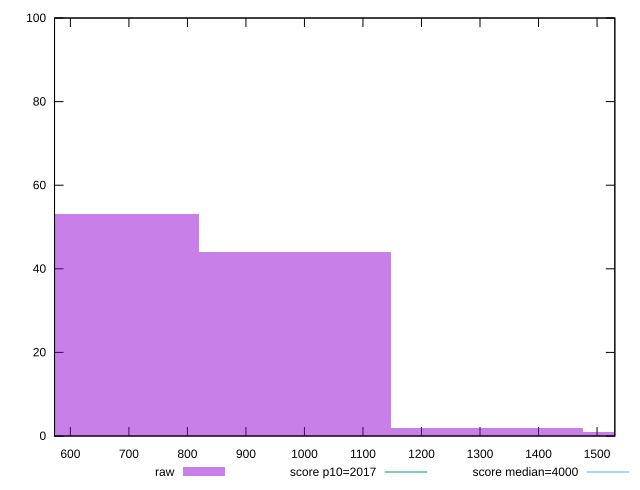

This figure's gnuplot source:
reset

$raw <<EOF
983.9859530646606 44
655.9906353764404 53
1639.976588441101 1
1311.9812707528808 2
EOF

set key outside below
set boxwidth 327.9953176882202
set xrange [572.8920000000006:1530.4080000000008]
set yrange [0:100]
set trange [0:100]
set style fill transparent solid 0.5 noborder

set parametric
set terminal svg size 640, 490 enhanced background rgb 'white'
set output "report_00017_2021-02-10T15-08-03.406Z/mainthread-work-breakdown/samples/pages+cached+noadtech+nomedia/raw/histogram.svg"

plot $raw title "raw" with boxes, \
     2017,t title "score p10=2017", \
     4000,t title "score median=4000"

reset
